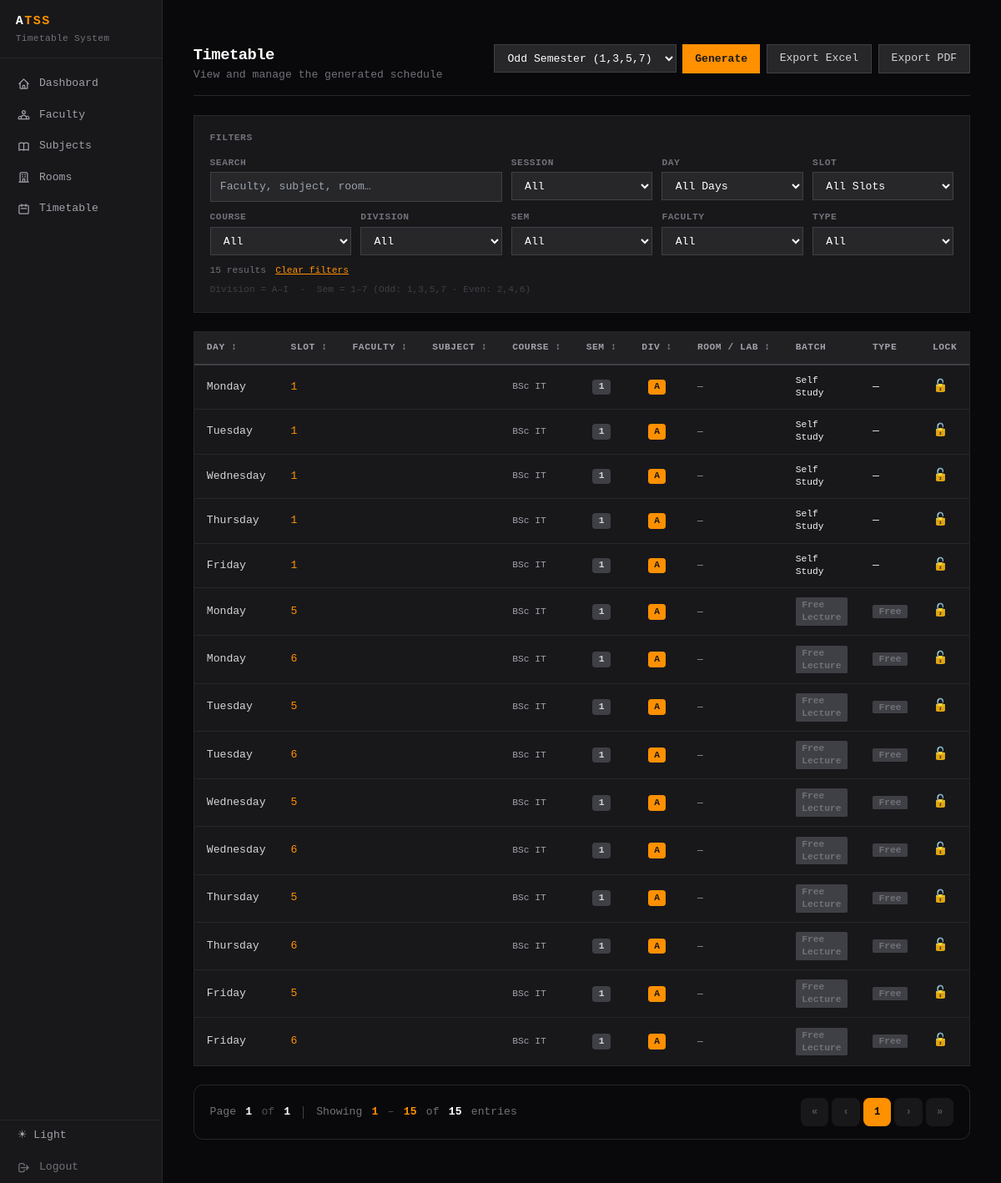
/timetable?division_id=1 (signed in), run on the app's committed database.
### models.py (models this page shows)
class Division(db.Model):
    __tablename__ = 'division'
    id           = db.Column(db.Integer, primary_key=True)
    course       = db.Column(db.String(50))
    semester     = db.Column(db.Integer)
    division     = db.Column(db.String(10))
    students     = db.Column(db.Integer, default=0)
    shift        = db.Column(db.String(20))
    session_type = db.Column(db.String(10))   # Odd | Even (auto-derived from semester)
    allocations = db.relationship('Allocation', backref='division', lazy=True)
    timetable   = db.relationship('Timetable', backref='division', lazy=True)

### routes.py (the view, shortened to what this page needs)
@tt_bp.route('/timetable')
@login_required
def timetable_view():
    entries    = Timetable.query.all()
    divisions  = Division.query.order_by(Division.course, Division.semester, Division.division).all()
    faculty    = Faculty.query.order_by(Faculty.name).all()
    courses    = sorted({canonical_course(d.course) for d in divisions if d.course})
    sel_div    = request.args.get('division_id', type=int)
    sel_fac    = request.args.get('faculty_id',  type=int)
    sel_session = request.args.get('session_type', '')   # 'Odd' | 'Even' | ''
    if sel_div:
        entries = [e for e in entries if e.division_id == sel_div]
    if sel_fac:
        entries = [e for e in entries if e.faculty_id == sel_fac]
    return render_template('timetable.html',
                           entries=entries, days=DAYS,
                           morning_slots=MORNING_SLOTS, general_slots=GENERAL_SLOTS,
                           divisions=divisions, faculty=faculty, courses=courses,
                           course_aliases=COURSE_ALIASES,
                           sel_div=sel_div, sel_fac=sel_fac,
                           sel_session=sel_session, session_types=SESSION_TYPES)

### templates/timetable.html (shortened to what this page needs)
{% extends "base.html" %}
{% block content %}
<div class="space-y-6">
    <div class="border-b border-stone-200 dark:border-zinc-800 pb-4 flex items-start justify-between gap-4 flex-wrap">
        <div>
            <h1 class="text-xl font-bold text-zinc-900 dark:text-white tracking-tight">Timetable</h1>
            <p class="text-sm text-stone-400 dark:text-zinc-500 mt-0.5">View and manage the generated schedule</p>
        </div>
        <div class="flex items-center gap-2 flex-wrap">
            <form method="POST" action="{{ url_for('tt_bp.timetable_generate') }}" id="gen-form" style="display:contents">
                <select name="session_type" id="gen-session"
                    class="bg-stone-50 dark:bg-zinc-800 border border-stone-200 dark:border-zinc-700 text-zinc-900 dark:text-white text-sm px-3 py-2 focus:outline-none transition-colors" style="--tw-ring-color:#FF9000" onfocus="this.style.borderColor='#FF9000'" onblur="this.style.borderColor=''">
                    {% for st in session_types %}
                    <option value="{{ st }}" {% if sel_session == st %}selected{% endif %}>{{ st }} Semester ({{ '1,3,5,7' if st == 'Odd' else '2,4,6' }})</option>
                    {% endfor %}
                </select>
                <button type="submit" onclick="return confirm('Regenerate timetable? Unlocked entries will be cleared.')"
                    style="background:#FF9000;color:#18181b;font-weight:700;font-size:.875rem;padding:.5rem 1rem;transition:opacity .15s" onmouseover="this.style.opacity='.85'" onmouseout="this.style.opacity='1'">Generate</button>
            </form>
            <a href="{{ url_for('tt_bp.export_excel') }}" class="bg-stone-100 dark:bg-zinc-800 hover:bg-stone-200 dark:hover:bg-zinc-700 border border-stone-200 dark:border-zinc-700 text-zinc-700 dark:text-zinc-300 text-sm px-4 py-2 transition-colors">Export Excel</a>
            <a href="{{ url_for('tt_bp.export_pdf') }}"   class="bg-stone-100 dark:bg-zinc-800 hover:bg-stone-200 dark:hover:bg-zinc-700 border border-stone-200 dark:border-zinc-700 text-zinc-700 dark:text-zinc-300 text-sm px-4 py-2 transition-colors">Export PDF</a>
        </div>
    </div>
    {% set inp = "w-full bg-stone-50 dark:bg-zinc-800 border border-stone-200 dark:border-zinc-700 text-zinc-900 dark:text-white text-sm px-3 py-2 focus:outline-none transition-colors tt-input" %}
    {% set lbl = "block text-xs font-semibold text-stone-400 dark:text-zinc-500 uppercase tracking-wider mb-1" %}
    <div class="bg-white dark:bg-zinc-900 border border-stone-200 dark:border-zinc-800 p-5">
        <p class="text-xs font-semibold text-stone-400 dark:text-zinc-500 uppercase tracking-wider mb-4">Filters</p>
        <div class="grid grid-cols-2 md:grid-cols-4 lg:grid-cols-5 gap-3">
            <div class="lg:col-span-2">
                <label class="{{ lbl }}">Search</label>
                <input type="text" id="f-search" placeholder="Faculty, subject, room…" class="{{ inp }}">
            </div>
            <div>
                <label class="{{ lbl }}">Session</label>
                <select id="f-session" class="{{ inp }}">
                    <option value="">All</option>
                </select>
            </div>
            <div>
                <label class="{{ lbl }}">Day</label>
                <select id="f-day" class="{{ inp }}">
                    <option value="">All Days</option>
                </select>
            </div>
            <div>
                <label class="{{ lbl }}">Slot</label>
                <select id="f-slot" class="{{ inp }}">
                    <option value="">All Slots</option>
                </select>
            </div>
            <div>
                <label class="{{ lbl }}">Course</label>
                <select id="f-course" class="{{ inp }}">
                    <option value="">All</option>
                </select>
            </div>
            <div>
                <label class="{{ lbl }}">Division</label>
                <select id="f-division" class="{{ inp }}">
                    <option value="">All</option>
                </select>
            </div>
            <div>
                <label class="{{ lbl }}">Sem</label>
                <select id="f-sem" class="{{ inp }}">
                    <option value="">All</option>
                </select>
            </div>
            <div>
                <label class="{{ lbl }}">Faculty</label>
                <select id="f-faculty" class="{{ inp }}">
                    <option value="">All</option>
                </select>
            </div>
            <div>
                <label class="{{ lbl }}">Type</label>
                <select id="f-type" class="{{ inp }}">
                    <option value="">All</option>
                </select>
            </div>
        </div>
        <div class="mt-3 flex items-center gap-3">
            <span id="result-count" class="text-xs text-stone-400 dark:text-zinc-500"></span>
            <button onclick="clearFilters()" class="text-xs underline" style="color:#FF9000">Clear filters</button>
        </div>
        <p class="text-xs text-stone-300 dark:text-zinc-700 mt-2">Division = A–I &nbsp;·&nbsp; Sem = 1–7 (Odd: 1,3,5,7 · Even: 2,4,6)</p>
    </div>
    <div class="bg-white dark:bg-zinc-900 border border-stone-200 dark:border-zinc-800">
        <div class="overflow-x-auto">
            <table class="w-full text-sm" id="tt-table">
                <thead>
                    <tr class="border-b-2 border-stone-200 dark:border-zinc-700 bg-stone-50 dark:bg-zinc-800/60 text-xs text-stone-500 dark:text-zinc-400 uppercase tracking-wider">
                        <th class="px-4 py-3 text-left cursor-pointer select-none tt-sort-th whitespace-nowrap" onclick="sortTable(0)">Day <span class="sort-icon">↕</span></th>
                        <th class="px-4 py-3 text-left cursor-pointer select-none tt-sort-th whitespace-nowrap" onclick="sortTable(1)">Slot <span class="sort-icon">↕</span></th>
                        <th class="px-4 py-3 text-left cursor-pointer select-none tt-sort-th whitespace-nowrap" onclick="sortTable(2)">Faculty <span class="sort-icon">↕</span></th>
                        <th class="px-4 py-3 text-left cursor-pointer select-none tt-sort-th whitespace-nowrap" onclick="sortTable(3)">Subject <span class="sort-icon">↕</span></th>
                        <th class="px-4 py-3 text-left cursor-pointer select-none tt-sort-th whitespace-nowrap" onclick="sortTable(4)">Course <span class="sort-icon">↕</span></th>
                        <th class="px-4 py-3 text-left cursor-pointer select-none tt-sort-th whitespace-nowrap" onclick="sortTable(5)">Sem <span class="sort-icon">↕</span></th>
                        <th class="px-4 py-3 text-left cursor-pointer select-none tt-sort-th whitespace-nowrap" onclick="sortTable(6)">Div <span class="sort-icon">↕</span></th>
                        <th class="px-4 py-3 text-left cursor-pointer select-none tt-sort-th whitespace-nowrap" onclick="sortTable(7)">Room / Lab <span class="sort-icon">↕</span></th>
                        <th class="px-4 py-3 text-left whitespace-nowrap">Batch</th>
                        <th class="px-4 py-3 text-left whitespace-nowrap">Type</th>
                        <th class="px-4 py-3 text-left whitespace-nowrap">Lock</th>
                    </tr>
                </thead>
                <tbody id="tt-body" class="divide-y divide-stone-100 dark:divide-zinc-800">
                {% for e in entries %}
                <tr class="tt-row hover:bg-stone-50 dark:hover:bg-zinc-800/50 transition-colors {{ 'opacity-40' if e.locked else '' }}"
                    data-day="{{ e.day }}"
                    data-slot="{{ e.slot }}"
                    data-faculty-id="{{ e.faculty_id or '' }}"
                    data-course="{{ course_aliases.get(e.division.course, e.division.course) if e.division else '' }}"
                    data-division="{{ e.division.division | upper if e.division else '' }}"
                    data-sem="{{ e.division.semester if e.division else '' }}"
                    data-session="{{ e.division.session_type if e.division else '' }}"
                    data-type="{{ e.subject.type if e.subject else ('Free' if e.batch == 'Free Lecture' else '') }}"
                    data-search="{{ [
                        e.faculty.name if e.faculty else '',
                        e.subject.subject_name if e.subject else '',
                        e.room.room_no if e.room else '',
                        e.division.course if e.division else '',
                        e.batch or ''
                    ] | join(' ') | lower }}">
                    <td class="px-4 py-3 text-zinc-700 dark:text-zinc-300 font-medium whitespace-nowrap">{{ e.day }}</td>
                    <td class="px-4 py-3 font-mono text-sm" style="color:#FF9000">{{ e.slot }}</td>
                    <td class="px-4 py-3 text-zinc-900 dark:text-white font-medium">{{ e.faculty.name if e.subject and e.faculty else '' }}</td>
                    <td class="px-4 py-3 text-zinc-600 dark:text-zinc-300">{{ e.subject.subject_name if e.subject else '' }}</td>
                    <td class="px-4 py-3 text-zinc-500 dark:text-zinc-400 text-xs font-medium">{{ course_aliases.get(e.division.course, e.division.course) if e.division else '—' }}</td>
                    <td class="px-4 py-3 text-center">
                        {% if e.division %}
                        <span class="inline-block text-xs font-bold px-2 py-0.5 rounded bg-stone-100 dark:bg-zinc-700 text-zinc-600 dark:text-zinc-300">{{ e.division.semester }}</span>
                        {% endif %}
                    </td>
                    <td class="px-4 py-3 text-center">
                        {% if e.division %}
                        <span class="inline-block text-xs font-bold px-2 py-0.5 rounded" style="background:#FF9000;color:#18181b">{{ e.division.division | upper }}</span>
                        {% endif %}
                    </td>
                    <td class="px-4 py-3 text-zinc-500 dark:text-zinc-400 font-mono text-xs">
                        {% if e.room %}
                        {{ 'Lab ' if e.subject.type == 'Lab' else 'Room ' }}{{ e.room.room_no }}
                        {% else %}—{% endif %}
                    </td>
                    <td class="px-4 py-3 text-xs">
                        {% if e.batch == 'Free Lecture' %}
                        <span class="inline-block px-2 py-0.5 font-semibold rounded-sm bg-stone-100 dark:bg-zinc-700 text-stone-400 dark:text-zinc-500">Free Lecture</span>
                        {% else %}{{ e.batch or '—' }}{% endif %}
                    </td>
                    <td class="px-4 py-3">
                        {% if e.subject %}
                        <span class="text-xs px-2 py-0.5 font-semibold rounded-sm {{ 'bg-blue-100 dark:bg-blue-900/40 text-blue-700 dark:text-blue-300' if e.subject.type == 'Theory' else 'bg-purple-100 dark:bg-purple-900/40 text-purple-700 dark:text-purple-300' }}">
                            {{ e.subject.type }}
                        </span>
                        {% elif e.batch == 'Free Lecture' %}
                        <span class="text-xs px-2 py-0.5 font-semibold rounded-sm bg-stone-100 dark:bg-zinc-700 text-stone-400 dark:text-zinc-500">Free</span>
                        {% else %}—{% endif %}
                    </td>
                    <td class="px-4 py-3">
                        <button class="lock-btn text-base leading-none transition-opacity hover:opacity-70" data-id="{{ e.id }}">{{ '🔒' if e.locked else '🔓' }}</button>
                    </td>
                </tr>
                {% endfor %}
                </tbody>
            </table>
        </div>
    </div>
    <div id="pagination-bar" class="bg-zinc-950 border border-zinc-800 rounded-xl px-5 py-4 flex items-center justify-between gap-4 flex-wrap">
        <div class="flex items-center gap-3 text-sm">
            <span class="text-zinc-500">Page</span>
            <span id="pg-current" class="font-bold text-white">—</span>
            <span class="text-zinc-600">of</span>
            <span id="pg-pages" class="font-bold text-white">—</span>
            <span class="text-zinc-500">Showing</span>
            <span id="pg-from" class="font-semibold" style="color:#FF9000">—</span>
            <span class="text-zinc-600">–</span>
            <span id="pg-to" class="font-semibold" style="color:#FF9000">—</span>
            <span class="text-zinc-500">of</span>
            <span id="pg-total" class="font-bold text-white">—</span>
            <span class="text-zinc-500">entries</span>
        </div>
        <div id="pg-controls" class="flex items-center gap-1"></div>
    </div>
</div>
{% endblock %}

### data on the page
Division: course "BSc IT" "BSc IT" "BSc IT" "BSc IT" "BSc IT" "BSc IT" "BSc IT" "BSc IT" "BSc IT" "BSc IT" "BSc IT" "BSc IT" "BSc IT" "BSc IT" "BSc IT", division.semester "1" "1" "1" "1" "1" "1" "1" "1" "1" "1" "1" "1" "1" "1" "1", division.division "A" "A" "A" "A" "A" "A" "A" "A" "A" "A" "A" "A" "A" "A" "A"

### other printed values
{{ e.day }} "Monday" "Tuesday" "Wednesday" "Thursday" "Friday" "Monday" "Monday" "Tuesday" "Tuesday" "Wednesday" "Wednesday" "Thursday" "Thursday" "Friday" "Friday"
{{ e.slot }} "1" "1" "1" "1" "1" "5" "6" "5" "6" "5" "6" "5" "6" "5" "6"
{{ e.batch or '—' }} "Self Study" "Self Study" "Self Study" "Self Study" "Self Study"
{{ '🔒' if e.locked else '🔓' }} "🔓" "🔓" "🔓" "🔓" "🔓" "🔓" "🔓" "🔓" "🔓" "🔓" "🔓" "🔓" "🔓" "🔓" "🔓"
form field session_type "Odd Semester (1,3,5,7)"
